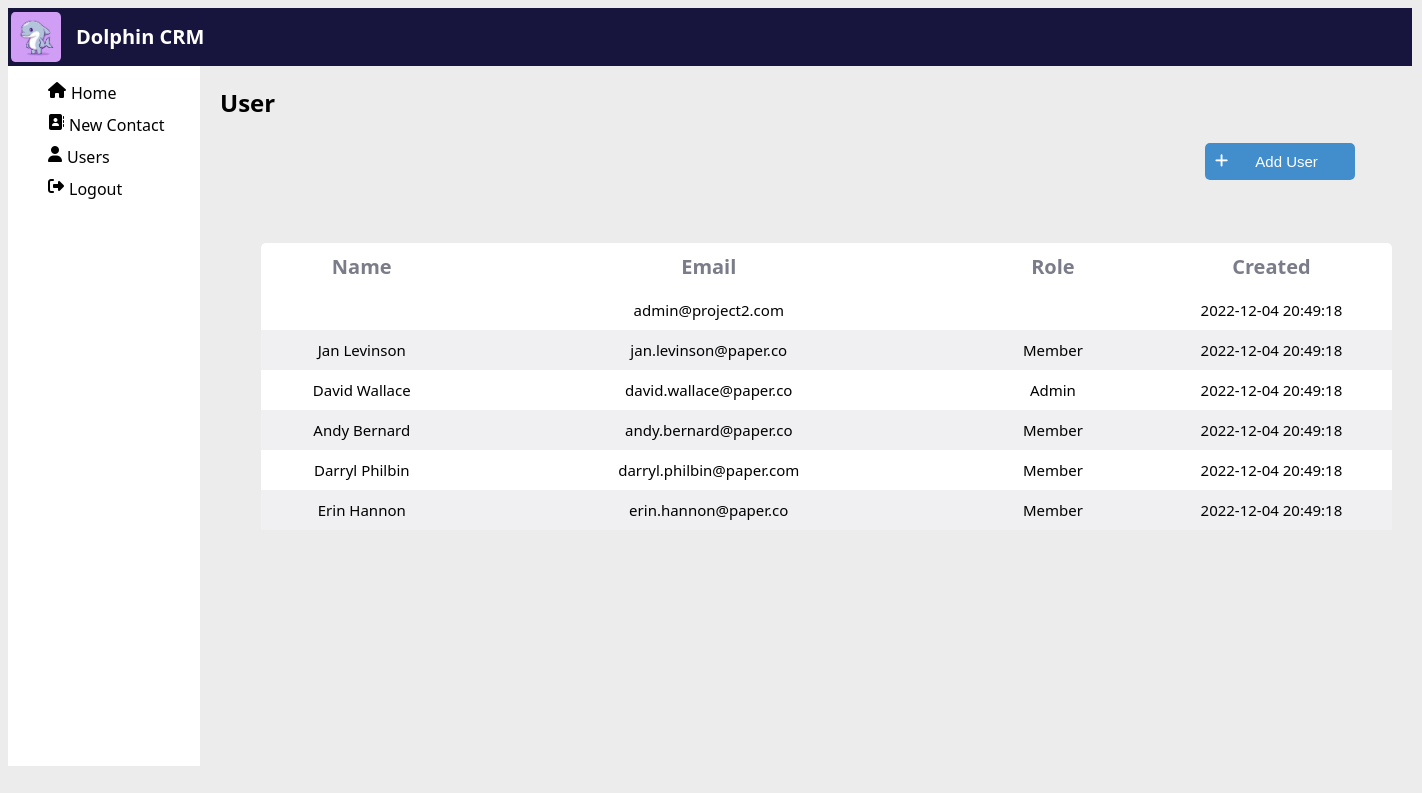
The page /users.php on the database its author committed.
### tables this page shows
create table Users (
    id INTEGER (20) NOT NULL AUTO_INCREMENT, 
    firstname VARCHAR(20), lastname VARCHAR(20), 
    password VARCHAR(20), email VARCHAR(30), 
    role VARCHAR(20), created_at DATETIME NULL DEFAULT CURRENT_TIMESTAMP(),
    PRIMARY KEY (id)
    )AUTO_INCREMENT = 1000;

### users.php (the view, shortened to what this page needs)
<?php
$conn = mysqli_connect('localhost',"root", "", "dolphin_crm");
if(!$conn){
    echo 'Connection error: '. mysqli_connect_error();
}
else{
    $data = 'SELECT firstname, lastname, email, role, created_at FROM Users';
    $result = mysqli_query($conn,$data);
    $userarray = mysqli_fetch_all($result, MYSQLI_ASSOC);
}
?>
<!DOCTYPE html>
<html lang="en">
<head>
    <link rel="stylesheet" a href="userstyle.css">
</head>
<header>
    <img src="dolphin.jpeg">
    <h1> Dolphin CRM </h1>
</header>
<body>
<aside class="nav-bar">
        <ul>
            <li><i class="fas fa-home"></i><a href="dashboard.html">Home</a></li>
            <li><i class="fas fa-address-book"></i><a href="contact.php">New Contact</a></li>
            <li><i class="fas fa-user"></i><a href="users.php">Users</a></li>
            <li><i class="fas fa-sign-out-alt"></i><a href="index.html"> Logout </a></li>
        </ul>
</aside>
<h2>User </h2>
<a href="newuser.html"><i class="fas fa-pls"></i><button type="button" id="addBtn" class="addbtn"><i class="fa fa-plus" aria-hidden="true"></i>Add User</button></a>
<table class='table'>
  <thread>
    <tr>
      <th>Name</th>
      <th>Email</th>
      <th>Role</th>
      <th>Created</th>
    </tr>
  </thread>
  <tbody>
<?php foreach($userarray as $row): ?>
      <tr>
        <td><?=$row['firstname'].' '.$row['lastname']; ?></td>
        <td><?=$row['email']; ?></td>
        <td><?=$row['role']; ?></td>
        <td><?=$row['created_at']; ?></td>
      </tr>
    <?php endforeach; ?>
  </tbody>
</body>
<html>

### userstyle.css (style rules this page uses)
html { display: grid; grid-template-columns: 20% 80% ; }
body { background-color: rgb(236, 236, 236); font-family: system-ui, -apple-system, BlinkMacSystemFont, 'Segoe UI', Roboto, Oxygen, Ubuntu, Cantarell, 'Open Sans', 'Helvetica Neue', sans-serif; width: 960px; display: grid; grid-template-columns: 20% 80% ; }
header { background-color: rgba(5, 3, 47, 0.918); color: white; font-size: 10px; grid-column: 100%; padding: 2px; width: 1400px; display:flex; }
h1 { padding-left: 15px; display: flex; }
img { border-radius: 5px; width: 50px; height: 50px; padding-left: 1px; float: left; position: relative; bottom: -1.5px; }
i { float: left; }
li { list-style: none; margin-bottom: 10px; }
a { text-decoration: none; color: inherit; padding-left: 5px; }
aside { grid-column: 2; }
.nav-bar { grid-column: 1; background-color: white; height: 700px; }
h2 { margin-left: 20px; }
.addbtn { position: absolute; bottom: 620px; left: 1205px; float: right; padding: 10px; width: 150px; border-radius: 5px; border: hidden; background-color: rgba(28, 120, 196, 0.813); font-size: 15px; color: white; align-items: center; }
table { background-color: #ffffff; border-collapse: collapse; border-spacing: none; font-family: system-ui, -apple-system, BlinkMacSystemFont, 'Segoe UI', Roboto, Oxygen, Ubuntu, Cantarell, 'Open Sans', 'Helvetica Neue', sans-serif; margin: 20px auto; border-radius: 5px; width: 1131px; border: hidden; position: absolute; bottom: 250px; right: 30px; }
th { padding: 10px; font-size: 20px; color: #7a7c89; border-radius: 5px; width: 10px; margin: 120px; text-align: center; }
td { padding: 10px; font-size: 15px; text-align: center; }
tbody tr:nth-child(even) { background: #f0f0f2; }
td:first-child { border-left: 1px solid #cecfd5; }

### rows shown on the page
users: email "admin@project2.com", created_at "2022-12-04 20:49:18"
users: firstname "Jan", lastname "Levinson", email "jan.levinson@paper.co", role "Member", created_at "2022-12-04 20:49:18"
users: firstname "David", lastname "Wallace", email "david.wallace@paper.co", role "Admin", created_at "2022-12-04 20:49:18"
users: firstname "Andy", lastname "Bernard", email "andy.bernard@paper.co", role "Member", created_at "2022-12-04 20:49:18"
users: firstname "Darryl", lastname "Philbin", email "darryl.philbin@paper.com", role "Member", created_at "2022-12-04 20:49:18"
users: firstname "Erin", lastname "Hannon", email "erin.hannon@paper.co", role "Member", created_at "2022-12-04 20:49:18"
